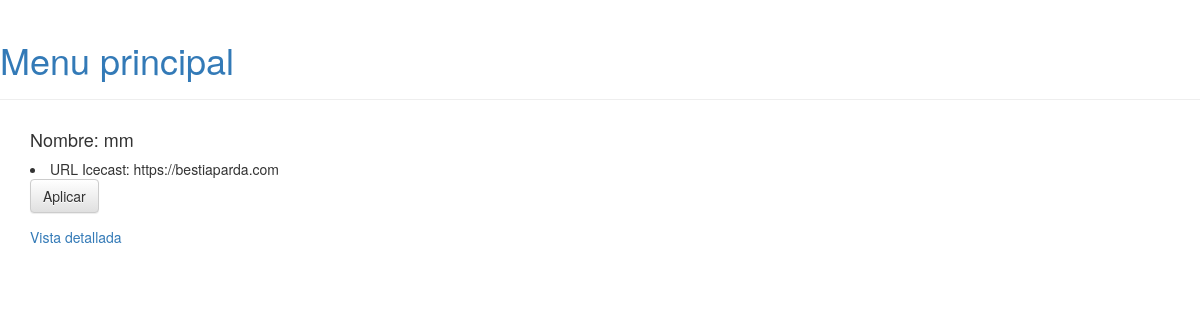
The app's page /config_list/, older data.
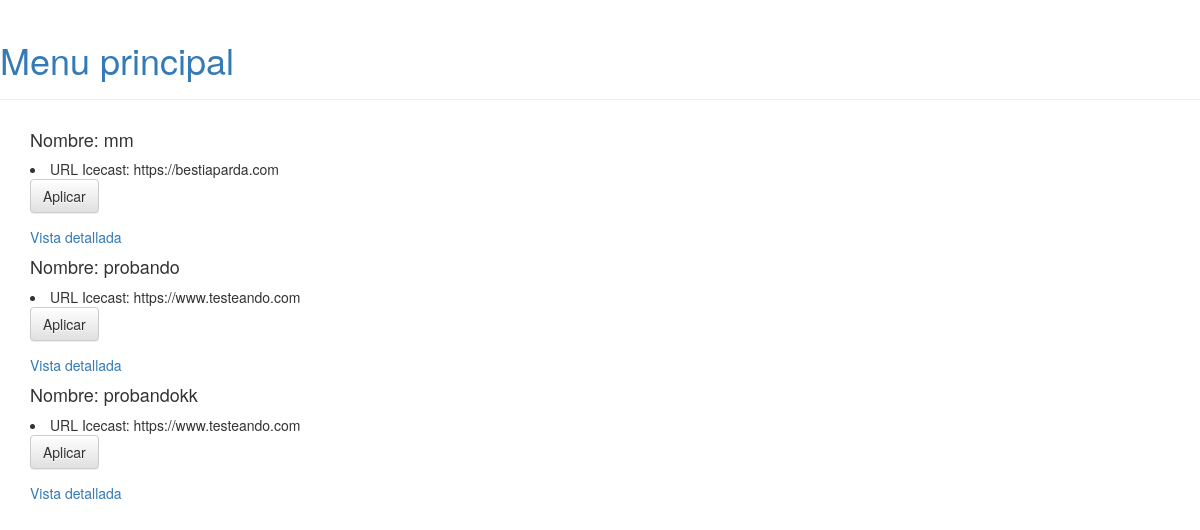
The same page, newer data.
### darkice/models.py (models this page shows, shortened)
class Config(models.Model):
	CHANNEL_CHOICES =(
    (1, "Mono"),
    (2, "Stereo"),
    )
	BITS_PER_SAMPLE_CHOICES =(
		(16, "16 (for mono feeds)"),
		(32,"32 (for stereo feeds)"),
	)
	BITRATE_CHOICES=(
		(96,"96Kbps"),
		(128,"128Kbps"),
		(160,"160Kbps"),
		(192,"192Kbps"),
		(320,"96Kbps"),
    )
	SAMPLE_RATE_CHOICES =(
		(11025 , "11025 Hz"),
        (22050 , "22050 Hz"),
		(44100 , "44100 Hz"),
		(48000 , "48000 Hz"),
    )
	FORMAT_CHOICES =(
		('vorbis' ,'vorbis'),
		('mp3' ,'mp3'),
		('mp2','mp2'),
		('aac' ,'aac'),
		('aacp' ,'aacp'),
	)
	BITRATE__MODE_CHOICES =(
		('cbr' ,'cbr'),
        ('abr' ,'abr'),
        ('vbr',"vbr"),
	)
	QUALITY_CHOICES= (
		(0.0 ,'0.0'),
		(0.1 ,'0.1'),
		(0.2 ,'0.2'),
		(0.3 ,'0.3'),
		(0.4 ,'0.4'),
		(0.5 ,'0.5'),
		(0.6 ,'0.6'),
		(0.7 ,'0.7'),
		(0.8 ,'0.8'),
        (0.9 , '0.9'),
		(1.0, '1.0'),
    )
	os.system("/home/chema/.WORK/pfc_1/audio_stream/dispositivos.sh")
	name=models.CharField(unique=True,max_length=10)
	device= models.CharField(max_length=6,help_text="Dispositivo de grabación")
	sampleRate= models.PositiveSmallIntegerField(choices=SAMPLE_RATE_CHOICES,default=44100,help_text="Frecuencia de muestreo de la grabación")
	bitsPerSample= models.PositiveSmallIntegerField(choices= BITS_PER_SAMPLE_CHOICES,default=16,help_text="Bits por muestra")
	channel= models.PositiveSmallIntegerField(choices=CHANNEL_CHOICES,default= 2,help_text="Mono o estéreo")
	bitrateMode= models.CharField(choices=BITRATE__MODE_CHOICES,max_length=3,help_text="Modo de la tasa de bits de la codificación")
	format= models.CharField(choices=FORMAT_CHOICES,default='mp3',max_length=3,help_text="Formato del flujo enviado a Icecast")
	quality= models.DecimalField(choices=QUALITY_CHOICES,default=1.0,max_digits=2,decimal_places=1,help_text="Calidad de la codificación, 1.0 máxima calidad")
	channel_icecast= models.PositiveSmallIntegerField(choices=CHANNEL_CHOICES,default=2,help_text="Número de canales de la salida, mono o estéreo")
	bitrate= models.PositiveSmallIntegerField(choices=BITRATE_CHOICES,default=128,help_text="Tasa de bits por segundo de la codificación")
	server= models.URLField(help_text="URL del servidor Icecast")
	port = models.PositiveSmallIntegerField(default=8000,help_text="Puerto del servidor Icecast")
	password= models.CharField(max_length=20,help_text="Clave para conectar al servidor Icecast")
	mountPoint= models.CharField(max_length=20,help_text="Punto de montaje en servidor Icecast")

### darkice/views.py (the view)
# urls.py: url(r'^config_list/$', list_configuration, name='list_configuration'),
def list_configuration(request):
    configuration_list=Config.objects.all()
    return render(request, 'darkice/list_configuration.html',{'configuration_list': configuration_list})

### darkice/templates/darkice/list_configuration.html (shortened to what this page needs)
{% extends "darkice/base.html" %}
    {% block content %}
        {% if configuration_list %}
            {% for config in configuration_list%}
                <h4>Nombre: {{ config.name }}</h4>
                <li>URL Icecast: {{ config.server }}</li>
                <form action="apply/{{ config.pk }}" method="POST" class="post-form">
                <button type="submit" class="save btn btn-default">Aplicar</button>
                </form>
              <a href=/config/{{ config.pk }}/>Vista detallada</a>
            {% endfor %}
        {% else %}
            <li>No hay ninguna configuración creada</li>
            <a href=/config/new/>Crear configuracion</a>
        {% endif %}
    {% endblock %}

### darkice/templates/darkice/base.html (shortened to what this page needs)
<body>
        <link rel="stylesheet" href="//maxcdn.bootstrapcdn.com/bootstrap/3.2.0/css/bootstrap.min.css">
        <link rel="stylesheet" href="//maxcdn.bootstrapcdn.com/bootstrap/3.2.0/css/bootstrap-theme.min.css">
    <div class="page-header">
        <h1><a href="/">Menu principal</a></h1>
    </div>
    <div class="content container">
        <div class="row">
            <div class="col-md-8">
            {% block content %}
            {% endblock %}
            </div>
        </div>
    </div>
</body>

Row changes from the older to the newer data that the page shows:
added Config: name "probando", server "https://www.testeando.com"
added Config: name "probandokk", server "https://www.testeando.com"
